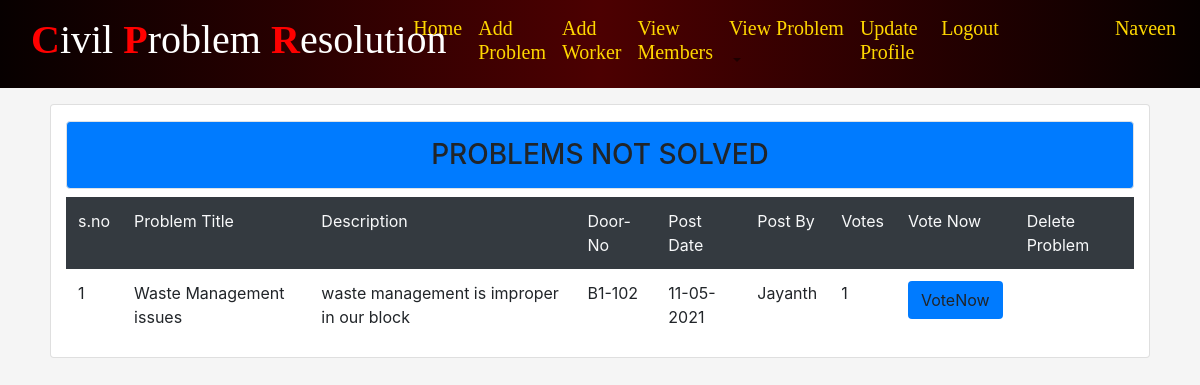
Screenshot of /pns/ (signed in) with the database file from the repository.
### CPRapp/models.py (models this page shows, shortened)
class Problem(models.Model):
	ptitle=models.CharField(max_length=200)
	pdesc=models.TextField()
	doorno=models.CharField(max_length=200)
	postdate=models.TextField(max_length=200,default='')
	postedby=models.CharField(max_length=200,default='')
	useremail=models.EmailField(max_length=200,default='')
	vote= models.IntegerField(default=0)
	pstatus=models.TextField(max_length=200,default='NotSolved')
	wassigned=models.CharField(max_length=200,default='')
	pamount=models.IntegerField(default=0)
	cfamount=models.IntegerField(default=0)
	xamount=models.IntegerField(default=0)
	estimatedtime=models.TextField(max_length=200,default='')
	paystatus=models.TextField(default=0)
	feedback=models.CharField(max_length=200,default='')

### CPRapp/views.py (the view)
# urls.py: path('pns/',views.pns,name="pns"),
@login_required
def pns(rq):
	data=Problem.objects.filter(pstatus="NotSolved")
	return render(rq,'html/pns.html',{'info':data})

### CPRapp/templates/html/pns.html (shortened to what this page needs)
{% extends 'html/base.html' %}
{% block content %}
<div class="card col-md-11 mt-3 mx-auto"><h3 class="p-3 bg-primary text-center
mt-3 border rounded">PROBLEMS NOT SOLVED</h3>
	<table class="table table-borderless table-hover">
		<tr class="bg-dark text-light">
			<td>s.no</td>
			<td>Problem Title</td>
			<td>Description</td>
			<td>Door-No</td>
			<td>Post Date</td>
			<td>Post By</td>
			<td>Votes</td>
			{% if user.is_superuser %}
				<td>Resolve </td>
			{% else %}
			    <td>Vote Now</td>
			    <td>Delete Problem</td>
			{% endif %}
		</tr>
		{% for i in info %}
		<tr>
			<td>{{forloop.counter}}</td>
			<td>{{i.ptitle}}</td>
			<td>{{i.pdesc}}</td>
			<td>{{i.doorno}}</td>
			<td>{{i.postdate}}</td>
			<td>{{i.postedby}}</td>
			<td>{{i.vote}}</td>
			{% if user.is_superuser %}
			   <td><a class=" btn bg-primary rounded" href="{% url 'wrk' i.id%}">WorkonThisProblem</a></td>
			{% else %}
				<td><a class=" btn bg-primary rounded" href="{% url 'vote' i.id%}">VoteNow</a></td>
			{% endif %}
		</tr>
		{% endfor %}
	</table>
</div>
{% endblock %}

### CPRapp/templates/html/navbar.html (shortened to what this page needs)
{% load static %}
<nav class="navbar navbar-expand-lg navbar-light nav-bk4">
  <div class="col-md-4"><a class="navbar-brand" href="{% url 'hm' %}">
    <h1 style="font-family:Verdana Bold; color:white;"><strong style="color:Red">C</strong>ivil <strong style="color:Red">P</strong>roblem <strong style="color:Red">R</strong>esolution</h1>
  </a></div>
 <div class="collapse navbar-collapse" id="collapsibleNavbar">
    <ul class="navbar-nav ">
    {% if not user.is_authenticated %}
    <li class="nav-item">
      <a class="nav-link" href="{% url 'hm' %}"><h3 style="color:Gold; font-family:Verdana Bold;">Home</h3></a>
    </li>
    <li class="nav-item">
      <a class="nav-link" href="{% url 'about' %}"><h3 style="color:Gold; font-family:Verdana Bold;">About</h3></a>
    </li>
    <li class="nav-item">
      <a class="nav-link" href="{% url 'contact' %}"><h3 style="color:Gold; font-family:Verdana Bold;">Contact Us</h3></a>
    </li>
    <li class="nav-item">
      <a class="nav-link" href="{% url 'achievements' %}"><h3 style="color:Gold; font-family:Verdana Bold;">Achievements</h3></a>
    </li>
    <li></li>
    <li class="nav-item">
      <a class="nav-link" href="{% url 'ulog' %}"><h3 style="color:Gold; font-family:Verdana Bold;">Login Here</h3></a>
    </li>
    <li></li>
    <li class="nav-item">
      <a class="nav-link" href="{% url 'reg' %}"><h3 style="color:Gold; font-family:Verdana Bold;">New User</h3></a>
    </li>
    <!-- <li class="nav-item">
      <a class="nav-link" href="{% url 'alog' %}"><h3 style="color:Gold; font-family:Verdana Bold;">Admin Login</h3></a>
    </li> -->
    <div class="col-sm-2 mx-auto"><img src="{% static 'images/lion.png' %}" alt="lion" style="margin-left :100px;width:50px;height:50px;border-radius:50%;background-color:transparent;">
  <Strong style="font-family:Brush Script MT;color:aqua;font-size:25px;margin-left:100px">Orion</Strong>
  </div>
    {% else %}
      {% if user.is_superuser %}
          <li class="nav-item">
          <a class="nav-link" href="{% url 'dash' %}"><h6 style="color:Gold; font-family:Verdana Bold;">Home</h6></a>
          </li>
          <li class="nav-item">
          <a class="nav-link" href="{% url 'newmem' %}"><h6 style="color:Gold; font-family:Verdana Bold;">Add New Member</h6></a>
          </li>
          <li class="dropdown">
                <a type="button" class="nav-link dropdown-toggle" data-toggle="dropdown">
                <h6 style="color:Gold; font-family:Verdana Bold;">Workers</h6>
              </a>
              <div class="dropdown-menu">
                <a class="nav-link" href="{% url 'addwork' %}"><h5 style="color:black; font-family:Verdana Bold;">Add Worker</h5></a>
                <a class="nav-link" href="{% url 'workview' %}"><h5 style="color:black; font-family:Verdana Bold;">View Worker</h5></a>
              </div>
        </li>
        <li class="dropdown">
                <a type="button" class="nav-link dropdown-toggle" data-toggle="dropdown">
                <h6 style="color:Gold; font-family:Verdana Bold;">BlockManagers</h6>
              </a>
              <div class="dropdown-menu">
                <a class="nav-link" href="{% url 'addfm' %}"><h6 style="color:black; font-family:Verdana Bold;">Add BlockManagers</h5></a>
                <a class="nav-link" href="{% url 'fmview' %}"><h6 style="color:black; font-family:Verdana Bold;">View BlockManagers</h5></a>
              </div>
        </li>
          <li class="nav-item">
          <a class="nav-link" href="{% url 'userview' %}"><h6 style="color:Gold; font-family:Verdana Bold;">View Users</h6></a>
          </li>
          <li class="nav-item">
          <a class="nav-link" href="{% url 'memview' %}"><h6 style="color:Gold; font-family:Verdana Bold;">View Members</h6></a>
          </li>
          <li class="dropdown">
                <a type="button" class="nav-link dropdown-toggle" data-toggle="dropdown">
                <h6 style="color:Gold; font-family:Verdana Bold;">Problems</h6>
              </a>
              <div class="dropdown-menu">
                <a class="dropdown-item" href="{% url 'pns' %}"><h5 style="color:black; font-family:Verdana Bold;">Problems Not Solved</h5></a>
                <a class="dropdown-item" href="{% url 'pis' %}"><h5 style="color:black; font-family:Verdana Bold;">Problems in Progress</h5></a>
                <a class="dropdown-item" href="{% url 'ps' %}"><h5 style="color:black; font-family:Verdana Bold;">Problems Resolved</h5></a>
                <a class="dropdown-item" href="{% url 'allpro' %}"><h5 style="color:black; font-family:Verdana Bold;">View All Problems</h5></a>
              </div>
        </li>
        <li class="nav-item">
          <a class="nav-link" href="{% url 'contview' %}"><h6 style="color:Gold; font-family:Verdana Bold;">View Contact</h6></a>
        </li>
        <li class="nav-item">
            <a class="nav-link" href="{% url 'logo' %}"><h6 style="color:Gold; font-family:Verdana Bold;">Logout</h6></a>
        </li>
        <li class="nav-item" style="margin-left:70px">
            <a class="nav-link" href="#"><h4 style="color:Gold; font-family:Verdana Bold;">{{request.user.username}}</h4></a>
        </li>
      {% else %}
          <li class="nav-item">
            <a class="nav-link" href="{% url 'dash' %}"><h5 style="color:Gold; font-family:Verdana Bold;">Home</h5></a>
          </li>
          <li class="nav-item">
            <a class="nav-link" href="{% url 'addpro' %}"><h5 style="color:Gold; font-family:Verdana Bold;">Add Problem</h5></a>
          </li>
          <li class="nav-item">
            <a class="nav-link" href="{% url 'addwork' %}"><h5 style="color:Gold; font-family:Verdana Bold;">Add Worker</h5></a>
          </li>
          <li class="nav-item">
            <a class="nav-link" href="{% url 'memview' %}"><h5 style="color:Gold; font-family:Verdana Bold;">View Members</h5></a>
          </li>
          <li class="dropdown">
                <a type="button" class="nav-link dropdown-toggle" data-toggle="dropdown">
                <h5 style="color:Gold; font-family:Verdana Bold;">View Problem</h5>
              </a>
        </li>
        <li class="nav-item">
            <a class="nav-link" href="{% url 'upf' %}"><h5 style="color:Gold; font-family:Verdana Bold;">Update Profile</h5></a>
        </li>
        <li class="nav-item">
            <a class="nav-link" href="{% url 'logo' %}"><h5 style="color:Gold; font-family:Verdana Bold;">Logout</h5></a>
        </li>
        <li class="nav-item" style="margin-left:100px">
            <a class="nav-link" href="#"><h5 style="color:Gold; font-family:Verdana Bold;">{{request.user.username}}</h5></a>
        </li>
      {% endif %}
{% endif %}
</ul>
</div>
</nav>

### CPRapp/templates/html/navbar.html (style rules this page uses)
.nav-bk4 { background: #070000; background: -webkit-linear-gradient(to right, #070000, #4C0001, #070000); background: linear-gradient(to right, #070000, #4C0001, #070000); }

### rows the page displays
Problem: ptitle "Waste Management issues", pdesc "waste management is improper in our block", doorno "B1-102", postdate "11-05-2021", postedby "Jayanth", vote "1"

### other values shown
{{ request.user.username }} "Naveen"
